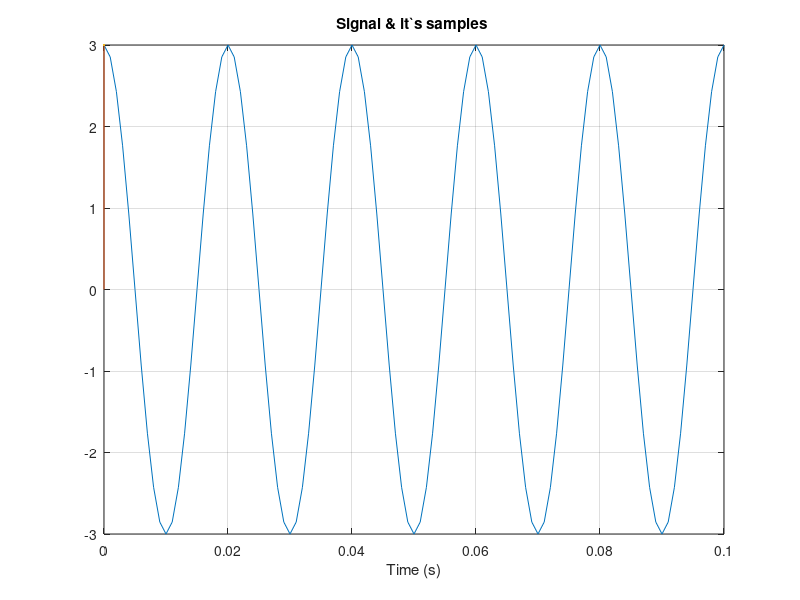

This figure's MATLAB source: (Note: this script raises an error after producing the figure.)
clc;clear all;
t = 0:.001:.1;
y = 3*cos(2*pi*50*t);
fc = input('Enter the sampling frequency in Hz: ');
tc = 1/fc;
tt = 0:tc:0.1;
m = max(size(tt));

%Extract sample values
d = 1e-6;
yy = 3*cos(2*pi*50*tt);
t1(1) = tt(1);
y1(1) = yy(1);
t1(2) = tt(1)+d;
y1(2) = 0;
indx = 3;

for i=2:m
    t1(indx) = tt(i)-d;
    y1(indx) = 0;
    t1(indx+1) = tt(i);
    y1(indx+1) = yy(i);
    t1(indx+2) = tt(i)+d;
    y1(indx+2) = 0;
    indx = indx+3;
end

figure,plot(t,y,t1,y1,tt,yy),grid
xlabel('Time (s)')
title('Signal & it`s samples ')

disp('Strike any key to continue')
pause

indx = 3;
ts(1) = tt(1);
sa(1) = yy(1);
ts(2) = tt(2);
sa(2) = yy(1);

for i=2:m-1
    ts(indx) = tt(i);
    sa(indx) = yy(i);
    ts(indx+1) = tt(i+1);
    sa(indx+1) = yy(i);
    indx = indx+2;
end

figure,plot(t,y,ts,sa),grid
xlabel('Time (s) ')
title('Signal and Zero-order hold')
